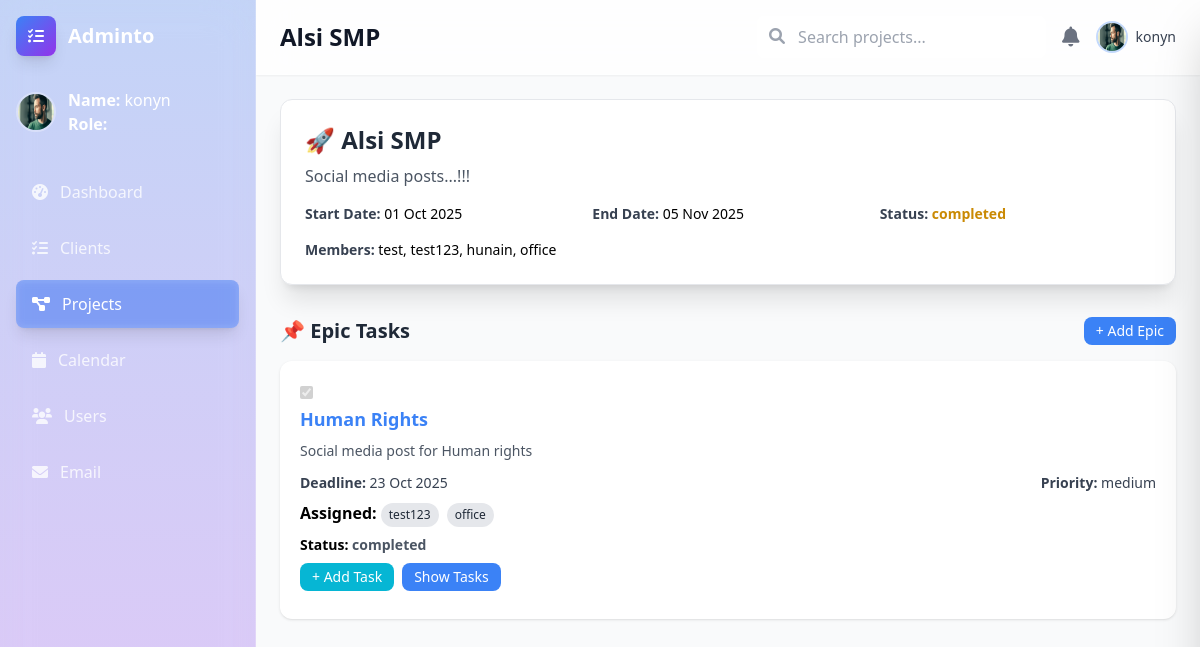
Page /projects/44/ (signed in) on the committed database.
### projects/models.py (models this page shows, shortened)
class Project(models.Model):
    STATUS_CHOICES = (
        ('pending', 'Pending'),
        ('in_progress', 'In Progress'),
        ('completed', 'Completed'),
    )
    name = models.CharField(max_length=200)
    description = models.TextField(blank=True)
    status = models.CharField(max_length=20, choices=STATUS_CHOICES, default='pending')
    start_date = models.DateField()
    end_date = models.DateField()
    client = models.ForeignKey(  # ✅ link each project to a client
        Client, on_delete=models.CASCADE, related_name="projects", null=True, blank=True
    )
    created_by = models.ForeignKey(Profile, on_delete=models.CASCADE, related_name='created_projects')
    team_members = models.ManyToManyField(Profile, related_name='projects')
    created_at = models.DateTimeField(auto_now_add=True)
    def get_progress(self):
        total_items = 0
        completed_items = 0
        for epic in self.epics.all():
            total_items += 1
            if epic.status == "completed":
                completed_items += 1
            for task in epic.tasks.all():
                total_items += 1
                if task.status == "completed":
                    completed_items += 1
                for subtask in task.subtasks.all():
                    total_items += 1
                    if subtask.status == "completed":
                        completed_items += 1
        if total_items == 0:
            return 0
        return int((completed_items / total_items) * 100)

class Epic(models.Model):
    PRIORITY_CHOICES = [
        ("low", "Low"),
        ("medium", "Medium"),
        ("high", "High"),
    ]
    STATUS_CHOICES = [
        ("pending", "Pending"),
        ("in_progress", "In Progress"),
        ("completed", "Completed"),
    ]
    title = models.CharField(max_length=200)
    description = models.TextField(blank=True, null=True)
    deadline = models.DateField(blank=True, null=True)
    priority = models.CharField(max_length=10, choices=PRIORITY_CHOICES, default="medium")
    status = models.CharField(max_length=20, choices=STATUS_CHOICES, default="pending")
    project = models.ForeignKey(Project, on_delete=models.CASCADE, related_name="epics")
    assigned_users = models.ManyToManyField(Profile, related_name="epics", blank=True)
    created_at = models.DateTimeField(auto_now_add=True)
    updated_at = models.DateTimeField(auto_now=True)

### accounts/models.py (models this page shows)
class Profile(models.Model):
    ROLE_CHOICES = (
        ('manager', 'Manager'),
        ('employee', 'Employee'),
    )
    user = models.OneToOneField(User, on_delete=models.CASCADE)
    role = models.CharField(max_length=20, choices=ROLE_CHOICES, default="employee")
    def __str__(self):
        return f"{self.user.username} ({self.role})"

### projects/views.py (the view)
# urls.py: path("<int:pk>/", views.project_detail, name="project_detail"),
@login_required
def project_detail(request, pk):
    project = get_object_or_404(Project, pk=pk)
    client = project.client   # 🔥 get the related client
    epics = project.epics.all().order_by('-created_at')
    epic_form = EpicForm()
    profiles = Profile.objects.all()  # ✅ for assigned users in Task form
    progress = project.get_progress()   # ✅ calculate project progress
    return render(request, "projects/epic_task.html", {
        "project": project,
        "client": client,
        "epics": epics,
        "epic_form": epic_form,
        "profiles": profiles,
        "progress": progress,   # ✅ send to template
    })

### projects/forms.py
class EpicForm(forms.ModelForm):
    class Meta:
        model = Epic
        fields = ["title", "description", "deadline", "priority", "status", "assigned_users"]
        widgets = {
            "deadline": forms.DateInput(attrs={"type": "date"}),
            "assigned_users": forms.SelectMultiple(attrs={"class": "form-multiselect"}),
        }
        labels = {
            "title": "Epic Title",
            "description": "Epic Description",
            "deadline": "Deadline",
            "priority": "Priority",
            "status": "Status",
            "assigned_users": "Assigned Users",
        }

### projects/models.py (called while the page is built)
    @property
    def estimated_time_display(self):
        hours = float(self.estimated_time)
        total_minutes = round(hours * 60)
        days = total_minutes // (24 * 60)
        hours_left = (total_minutes % (24 * 60)) // 60
        minutes_left = total_minutes % 60
        parts = []
        if days:
            parts.append(f"{days}d")
        if hours_left:
            parts.append(f"{hours_left}h")
        if minutes_left:
            parts.append(f"{minutes_left}m")
        if not parts:
            parts.append("0h")
        return " ".join(parts)

    def _format_time(self, total_hours):
        try:
            total_minutes = int(round(float(total_hours) * 60))
        except Exception:
            total_minutes = 0
        days = total_minutes // (24 * 60)
        hours = (total_minutes % (24 * 60)) // 60
        minutes = total_minutes % 60
        parts = []
        if days:
            parts.append(f"{days}d")
        if hours:
            parts.append(f"{hours}h")
        if minutes:
            parts.append(f"{minutes}m")
        if not parts:
            parts.append("0h")
        return " ".join(parts)

    @property
    def estimated_time_display(self):
        return self._format_time(self.estimated_time or 0)

    @property
    def time_tracked_display(self):
        total_hours = float(self.time_tracked or 0)
        if total_hours == 0:
            return "Today"
        return self._format_time(total_hours)

### projects/templates/projects/epic_task.html (shortened to what this page needs)
<!DOCTYPE html>
<html lang="en">
<head>
  <script src="https://cdn.tailwindcss.com"></script>
  <link href="https://cdnjs.cloudflare.com/ajax/libs/font-awesome/6.0.0/css/all.min.css" rel="stylesheet">
</head>
<body class="bg-gray-50">
  <div class="flex h-screen">
     <div id="sidebar" class="text-white w-64 min-h-screen p-4 transition-transform duration-300 ease-in-out fixed lg:relative z-50 -translate-x-full lg:translate-x-0 bg-gradient-to-b from-blue-600/25 to-purple-600/25 backdrop-blur-xl border-r border-white/20">
      <div class="flex items-center mb-8">
        <div class="w-10 h-10 bg-gradient-to-br from-blue-500 to-purple-600 rounded-lg flex items-center justify-center mr-3 shadow-lg">
          <i class="fas fa-tasks text-white"></i>
        </div>
        <h1 class="text-xl font-bold">Adminto</h1>
      </div>
      <div class="mb-8">
        <div class="flex items-center mb-4">
          <img src="public/thoughtful-man.png" alt="User" class="w-10 h-10 rounded-full mr-3 border-2 border-white/30">
          <div>
            <p><span class="font-semibold">Name:</span> {{ request.user.username }}</p>
            <p><span class="font-semibold">Role:</span> {{ request.user.profile.role }}</p>
          </div>
        </div>
      </div>
      <nav class="space-y-2">
        <a href="dashboard.html" class="flex items-center px-4 py-3 text-white/80 hover:text-white hover:bg-white/10 rounded-lg transition-all">
          <i class="fas fa-tachometer-alt mr-3"></i>
          Dashboard
        </a>
        <a href="{% url 'projects:clients' %}" class="flex items-center px-4 py-3 text-white/80 hover:text-white hover:bg-white/10 rounded-lg transition-all">
          <i class="fas fa-tasks mr-3"></i>
          Clients
        </a>
        <a href="{% url 'projects:projects' %}" class="flex items-center px-4 py-3 text-white bg-blue-500/40 rounded-lg shadow-lg backdrop-blur-sm">
          <i class="fas fa-project-diagram mr-3"></i>
          Projects
        </a>
        <a href="calendar.html" class="flex items-center px-4 py-3 text-white/80 hover:text-white hover:bg-white/10 rounded-lg transition-all">
          <i class="fas fa-calendar mr-3"></i>
          Calendar
        </a>
        <a href="#" class="flex items-center px-4 py-3 text-white/80 hover:text-white hover:bg-white/10 rounded-lg transition-all">
          <i class="fas fa-users mr-3"></i>
          Users
        </a>
        <a href="#" class="flex items-center px-4 py-3 text-white/80 hover:text-white hover:bg-white/10 rounded-lg transition-all">
          <i class="fas fa-envelope mr-3"></i>
          Email
        </a>
      </nav>
    </div>
     <div class="flex-1 flex flex-col overflow-hidden lg:ml-0">
       <header class="bg-white/80 backdrop-blur-xl shadow-sm border-b border-white/20 px-6 py-4">
        <div class="flex items-center justify-between">
          <div class="flex items-center">
            <h1 class="text-2xl font-semibold text-gray-900">{{ project.name }}</h1>
          </div>
          <div class="flex items-center space-x-4">
            <div class="relative hidden md:block">
              <input type="text" placeholder="Search projects..." class="bg-white/60 backdrop-blur-sm border border-white/40 rounded-lg px-4 py-2 pl-10 focus:outline-none focus:ring-2 focus:ring-blue-500">
              <i class="fas fa-search absolute left-3 top-3 text-gray-400"></i>
            </div>
            <button class="text-gray-500 hover:text-gray-700 transition-colors">
              <i class="fas fa-bell text-xl"></i>
            </button>
            <div class="flex items-center">
              <img src="public/thoughtful-man.png" alt="User" class="w-8 h-8 rounded-full border-2 border-blue-500/30">
              <span class="ml-2 text-sm font-medium text-gray-700 hidden md:inline">{{ request.user.username }}</span>
            </div>
          </div>
        </div>
      </header>
       <main class="flex-1 overflow-x-hidden overflow-y-auto p-6">
         <div class="bg-white rounded-xl shadow-xl p-6 mb-8 border border-gray-200">
          <h2 class="text-2xl font-bold text-gray-800 mb-2">🚀 {{ project.name }}</h2>
          <p class="text-gray-600 mb-4">{{ project.description }}</p>
          <div class="grid grid-cols-1 md:grid-cols-2 lg:grid-cols-3 gap-4 text-sm">
            <p><span class="font-semibold text-gray-700">Start Date:</span> {{ project.start_date|date:"d M Y" }}</p>
            <p><span class="font-semibold text-gray-700">End Date:</span> {{ project.end_date|date:"d M Y" }}</p>
            <p><span class="font-semibold text-gray-700">Status:</span>
              {% if project.status == "Active" %}
              <span class="text-green-600 font-semibold">{{ project.status }}</span>
              {% elif project.status == "Completed" %}
              <span class="text-blue-600 font-semibold">{{ project.status }}</span>
              {% else %}
              <span class="text-yellow-600 font-semibold">{{ project.status }}</span>
              {% endif %}
            </p>
            <p><span class="font-semibold text-gray-700">Members:</span>
              {% for member in project.team_members.all %}
              {{ member.user.username }}{% if not forloop.last %}, {% endif %}
              {% empty %}
              <span class="text-gray-400">No members</span>
              {% endfor %}
            </p>
          </div>
        </div>
        <div>
          <div class="flex items-center justify-between mb-4">
            <h3 class="text-xl font-semibold text-gray-800">📌 Epic Tasks</h3>
            <button id="toggleEpicFormBtn"
              class="px-3 py-1 bg-primary text-white rounded-lg hover:bg-secondary text-sm">
              + Add Epic
            </button>
          </div>
          <div class="space-y-6">
            {% for epic in epics %}
            <div class="bg-white rounded-xl shadow p-5 hover:shadow-lg transition w-full id=" epic-{{ epic.id }}">
               <input type="checkbox"
       class="epic-checkbox toggleEpicCompletion"
       data-epic-id="{{ epic.id }}"
       {% if epic.status == "completed" %}checked disabled{% endif %}>
              <h4 class="text-lg font-bold text-primary mb-2 cursor-pointer epic-title"  data-id="{{ epic.id }}" data-title="{{ epic.title }}"
              data-description="{{ epic.description }}" data-deadline="{{ epic.deadline|date:'d M Y' }}"
                data-priority="{{ epic.priority }}" data-status="{{ epic.status }}"
                data-assigned="{% for profile in epic.assigned_users.all %}{{ profile.user.username }}{% if not forloop.last %},{% endif %}{% endfor %}">
                {{ epic.title }}
              </h4>
              <p class="text-gray-600 text-sm mb-3">{{ epic.description }}</p>
              <div class="flex justify-between text-sm text-gray-700 mb-2">
                <p><span class="font-semibold">Deadline:</span> {{ epic.deadline|date:"d M Y" }}</p>
                <p><span class="font-semibold">Priority:</span> {{ epic.priority }}</p>
              </div>
              <div class="mb-2">
                <span class="font-semibold">Assigned:</span>
                {% for profile in epic.assigned_users.all %}
                <span class="inline-block bg-gray-200 text-gray-800 text-xs px-2 py-1 rounded-full mr-1">
                  {{ profile.user.username }}
                </span>
                {% empty %}
                <span class="text-gray-400">Unassigned</span>
                {% endfor %}
              </div>
              <p class="text-sm mb-2"><span class="font-semibold">Status:</span>
                {% if epic.status == "In Progress" %}
                <span class="text-yellow-600 font-semibold">{{ epic.status }}</span>
                {% elif epic.status == "Completed" %}
                <span class="text-green-600 font-semibold">{{ epic.status }}</span>
                {% else %}
                <span class="text-gray-600 font-semibold">{{ epic.status }}</span>
                {% endif %}
              </p>
              <div class="flex gap-2 mb-2">
                <button class="px-3 py-1 text-sm bg-accent text-white rounded-lg hover:bg-secondary toggleTaskFormBtn"
                  data-epic="{{ epic.id }}">
                  + Add Task
                </button>
                <button class="px-3 py-1 text-sm bg-primary text-white rounded-lg hover:bg-secondary toggleTaskListBtn"
                  data-epic="{{ epic.id }}">
                  Show Tasks
                </button>
              </div>
            </div>
            {% empty %}
            <p class="text-gray-500">No epics found for this project.</p>
            {% endfor %}
          </div>
        </div>
      </main>
    </div>
  </div>
</body>
</html>

### projects/templates/projects/epic_task.html (style rules this page uses)
body { background-image: url('https://images.unsplash.com/photo-1490750967868-88aa4486c946?w=1920&q=80'); background-size: cover; background-position: center; background-attachment: fixed; }

### rows in the picture
Project: name "Alsi SMP", description "Social media posts...!!!", start_date "01 Oct 2025", end_date "05 Nov 2025", status "completed"
Profile: user.username "test"
Profile: user.username "test123"
Profile: user.username "hunain"
Profile: user.username "office"
Epic: status "☑", title "Human Rights", description "Social media post for Human rights", deadline "23 Oct 2025", priority "medium", status "completed"

### other values in the picture
{{ request.user.username }} "konyn"
